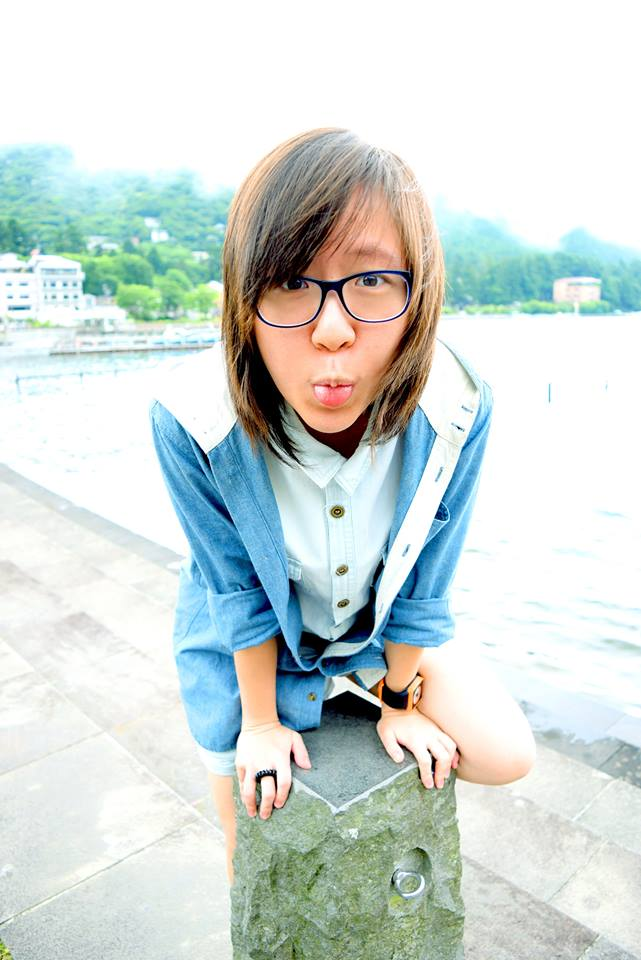
%> input picture raw_data/Lhon.jpg, 641 x 960 px
$ octave Script_YCbCr.m   (GNU Octave 9; MATLAB toolbox functions it lacks are replaced by stand-ins)
%> lines starting %> are read from the running program, lines starting %| are printed output that depends on the picture
%> further down, rgb is the input picture: size 960x641x3 uint8; mean R, G, B 207.7, 217.5, 214.3
### project12/YCbCr/myYCbCr.m
function newpic = myYCbCr(pic)
pic = double(pic);
rgb_r = pic(:,:,1);
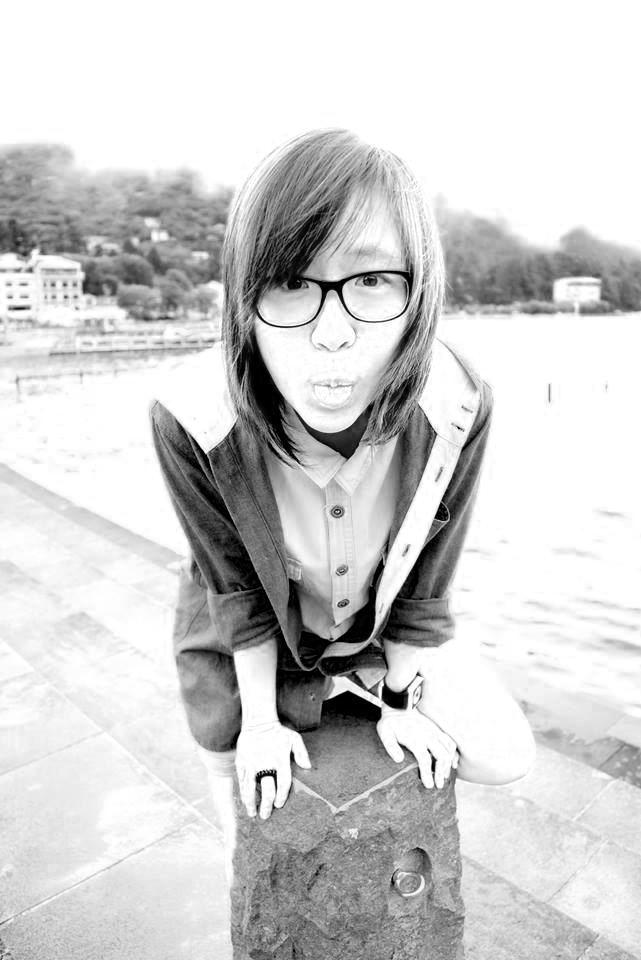
%> rgb_r: size 960x641 double; min 0, max 255, mean 207.7
rgb_g = pic(:,:,2);
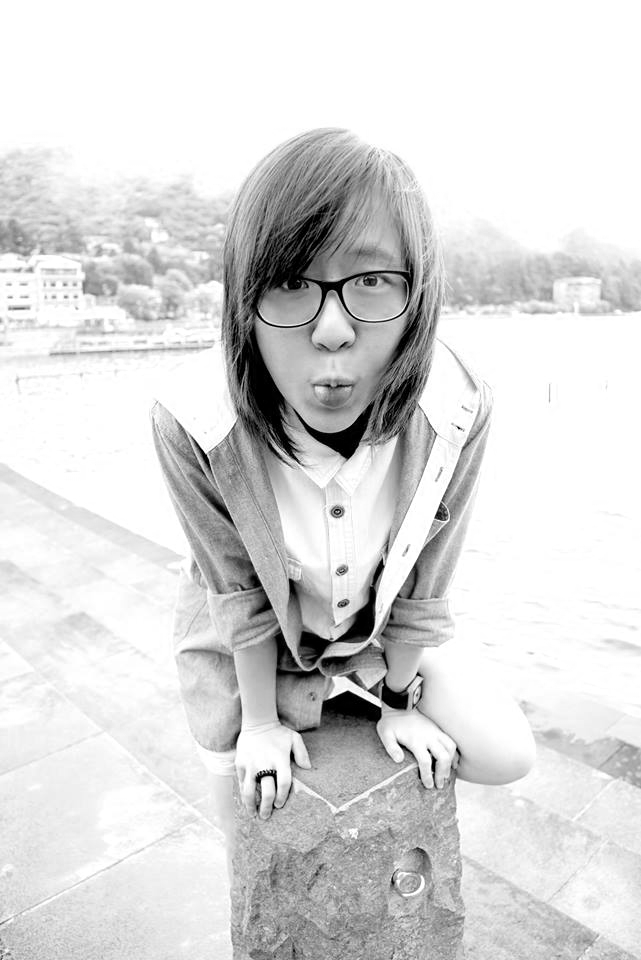
%> rgb_g: size 960x641 double; min 0, max 255, mean 217.5
rgb_b = pic(:,:,3);
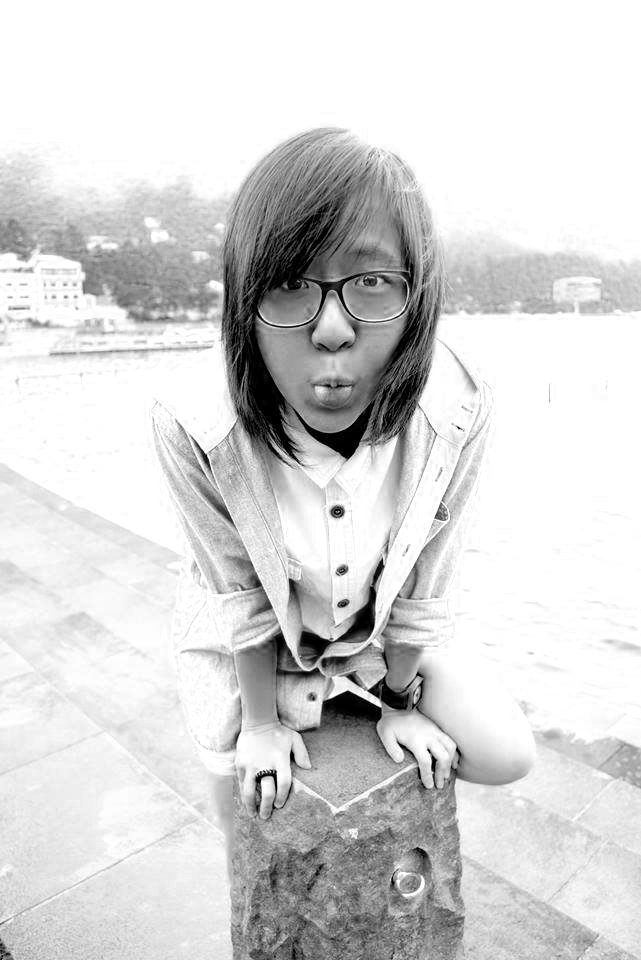
%> rgb_b: size 960x641 double; min 0, max 255, mean 214.3

Y = (65.481*rgb_r + 128.553*rgb_g + 24.966*rgb_b)./255 +16;
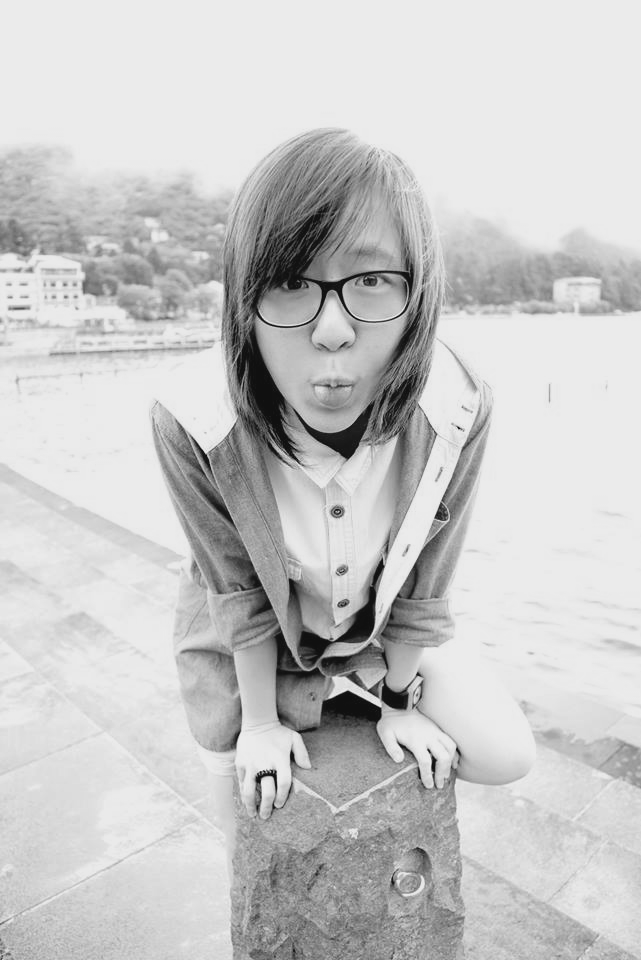
%> Y: size 960x641 double; min 16, max 235, mean 200
Cb = (-37.797*rgb_r - 74.203*rgb_g + 112*rgb_b)./255+128 ;
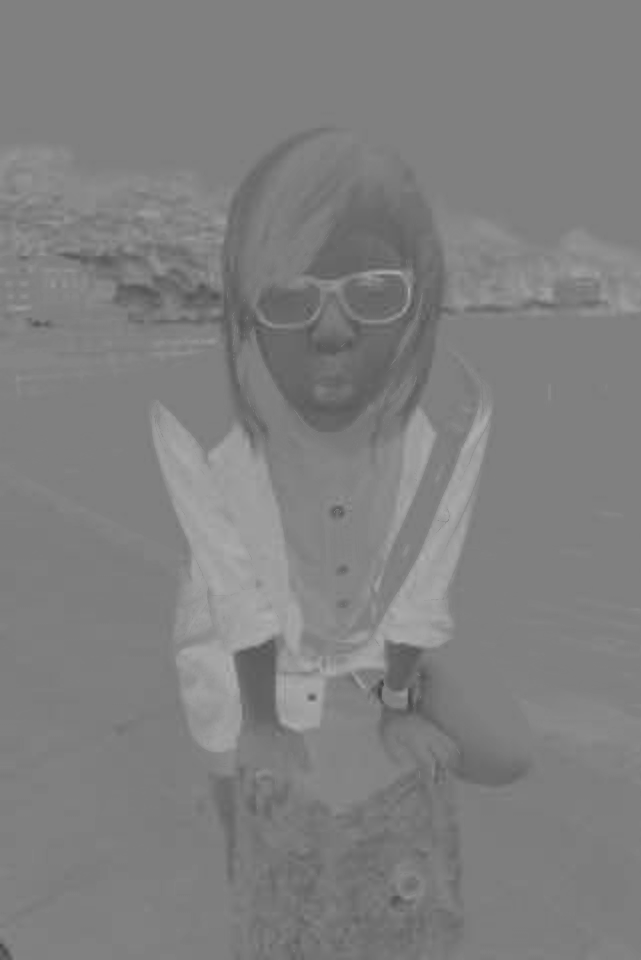
%> Cb: size 960x641 double; min 63.93, max 175.6, mean 128
Cr = (112*rgb_r -93.786*rgb_g - 18.214*rgb_b)./255 +128;
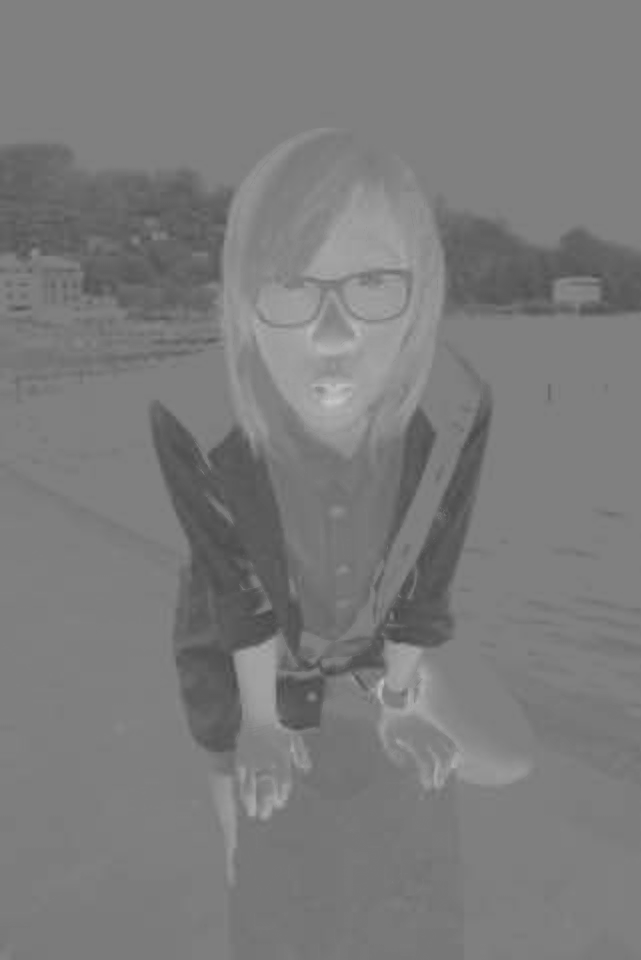
%> Cr: size 960x641 double; min 70.47, max 199.5, mean 123.9

newpic(:,:,1) = uint8(Y);
newpic(:,:,2) = uint8(Cb);
newpic(:,:,3) = uint8(Cr);
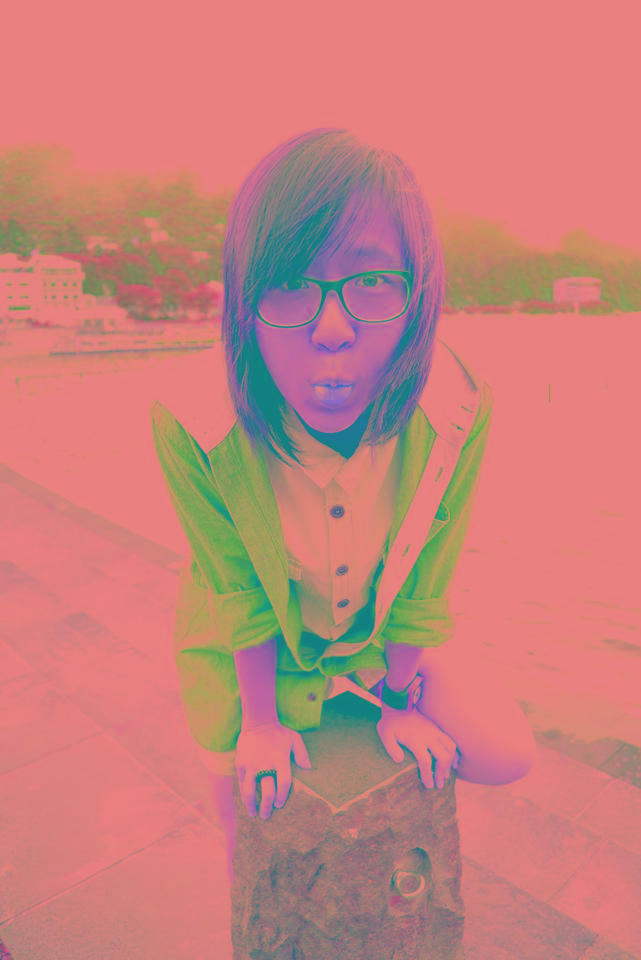
%> newpic: size 960x641x3 uint8; mean R, G, B 200, 128, 123.9

### project12/YCbCr/Script_YCbCr.m
close all
clear all
clc
%%
rgb = imread('Lhon.jpg');
newpic = myYCbCr(rgb);
YCBCR = rgb2ycbcr(rgb);
%> YCBCR: size 960x641x3 uint8; mean of channels 1, 2, 3 200, 128, 123.9

subplot(121), imshow(newpic), title('My function')
subplot(122), imshow(YCBCR), title('MATLAB function')

$ run again, with raw_data/Parn.jpg copied over raw_data/Lhon.jpg
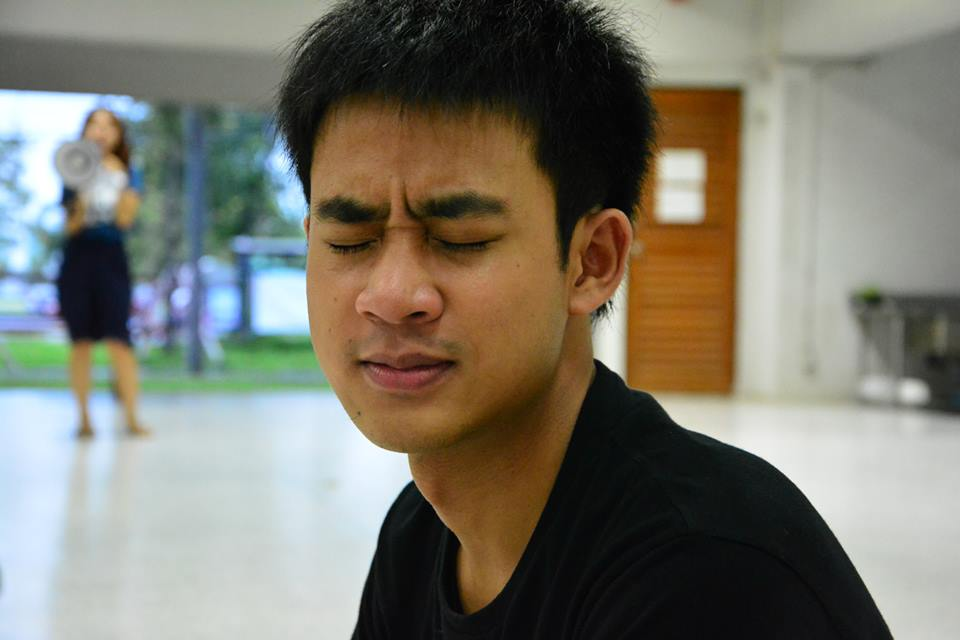
%> input picture raw_data/Parn.jpg, 960 x 640 px
%> rgb is the input picture: size 640x960x3 uint8; mean R, G, B 124.8, 121.9, 110.4
%> in myYCbCr, `Cr = (112*rgb_r -93.786*rgb_g - 18.214*rgb_b)./255 +128;`:
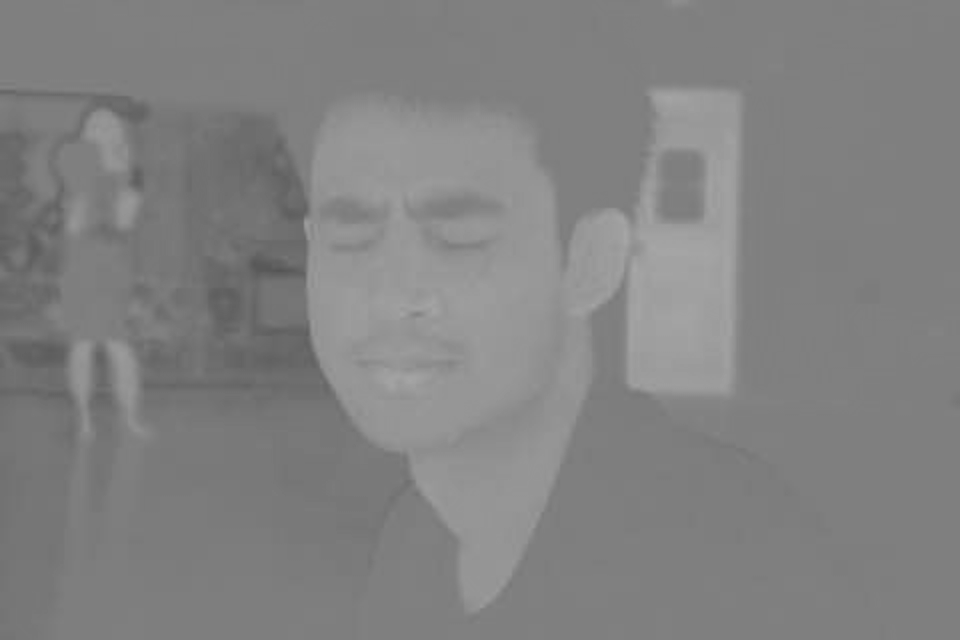
%> Cr: size 640x960 double; min 84.81, max 167.5, mean 130.1
%> in myYCbCr, `newpic(:,:,3) = uint8(Cr);`:
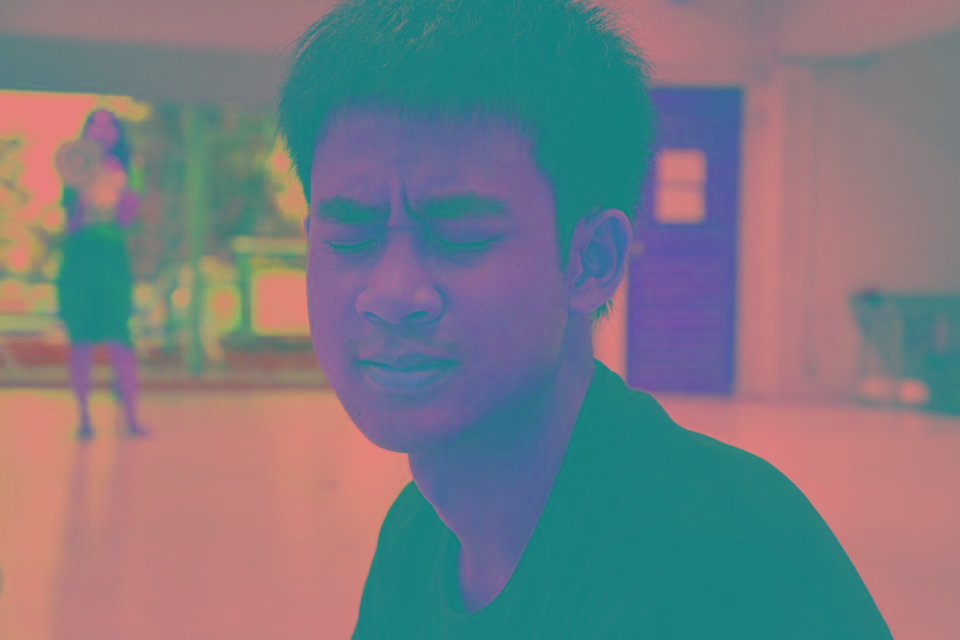
%> newpic: size 640x960x3 uint8; mean R, G, B 120.3, 122.5, 130
%> YCBCR: size 640x960x3 uint8; mean of channels 1, 2, 3 120.3, 122.5, 130

$ run again, with raw_data/Ping.jpg copied over raw_data/Lhon.jpg
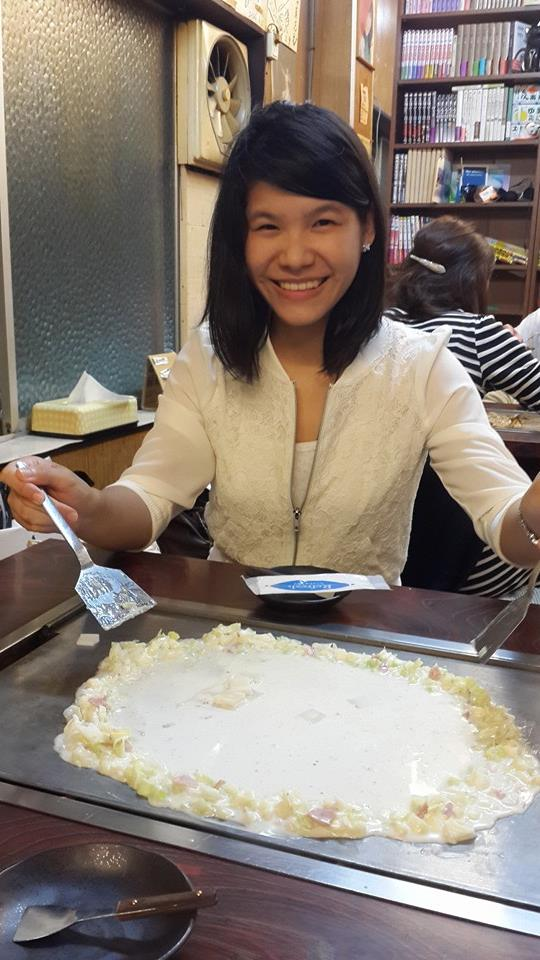
%> input picture raw_data/Ping.jpg, 540 x 960 px
%> rgb is the input picture: size 960x540x3 uint8; mean R, G, B 136.8, 125.7, 116.3
%> in myYCbCr, `Cr = (112*rgb_r -93.786*rgb_g - 18.214*rgb_b)./255 +128;`:
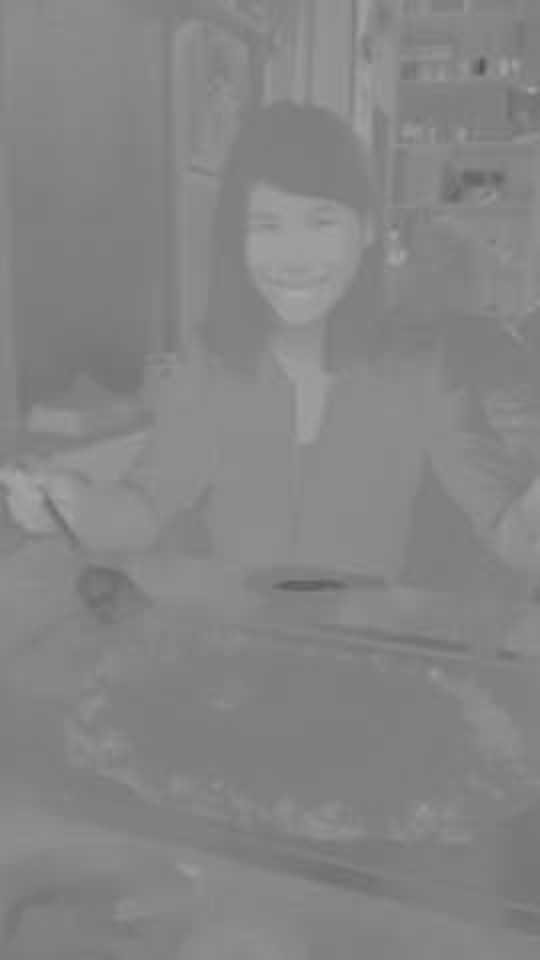
%> Cr: size 960x540 double; min 82.9, max 169.4, mean 133.5
%> in myYCbCr, `newpic(:,:,3) = uint8(Cr);`:
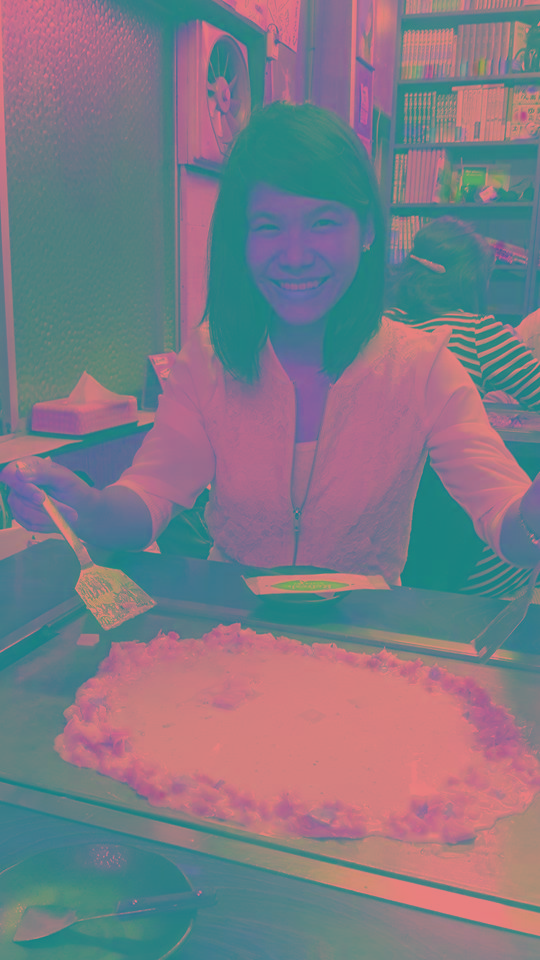
%> newpic: size 960x540x3 uint8; mean R, G, B 125.9, 122.3, 133.5
